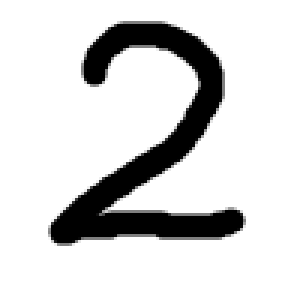
#> input picture test.png, 100 x 100 px (shown 3 times larger)
$ jupyter execute --allow-errors main.ipynb
#> lines starting #> are read from the running program, lines starting #| are printed output that depends on the picture
[cell 1]
import numpy as np
from scipy.special import expit

[cell 2]
class NeuralNetwork:
    def __init__(self,input_node,hidden_node,output_node,learning_rate):

        self.input_node = input_node
        self.hidden_node = hidden_node
        self.output_node = output_node
        self.learning_rate = learning_rate
        self.activation_function = lambda x:expit(x)

        self.w_i_h = np.random.normal(0,pow(self.input_node,-0.5),(self.hidden_node,self.input_node))
        self.w_h_o = np.random.normal(0,pow(self.hidden_node,-0.5),(self.output_node,self.hidden_node))


    def query(self,inputs):

        inputs = np.array(inputs,ndmin=2).T
        x_hidden=np.dot(self.w_i_h,inputs)
        hidden_layer=self.activation_function(x_hidden)
        x_outputs = np.dot(self.w_h_o,hidden_layer)
        output_layer=self.activation_function(x_outputs)

        return output_layer,hidden_layer,inputs


    def train(self,inputs,targets):

        targets=np.array(targets,ndmin=2).T
        output, hidden , inp =self.query(inputs)
        err_output=targets-output
        err_hidden=np.dot(self.w_h_o.T,err_output)

        self.w_h_o += self.learning_rate * (np.dot(err_output*output*(1-output),hidden.T))
        self.w_i_h += self.learning_rate * (np.dot(err_hidden*hidden*(1-hidden),inp.T))

[cell 3]
import pandas as pd

#> (the rest of this cell did not finish here and is left out)

[cell 4]
n=0

import matplotlib.pyplot as plt
#> (the rest of this cell did not finish here and is left out)

# Train

[cell 5]
nn = NeuralNetwork(784,600,10,0.13)

#> (a cell that did not finish here is left out)

# Test dataset

#> (a cell that did not finish here is left out)

[cell 8]
score = []

#> (the rest of this cell did not finish here and is left out)

# Test Real Picture

[cell 9]
import cv2

img = cv2.imread("test.png", cv2.IMREAD_GRAYSCALE)
#> img is the input picture: shape (100, 100); min 0, max 255, mean 214.9
img = 255 - img
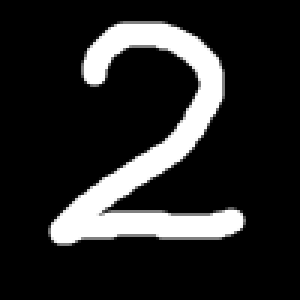
#> img: shape (100, 100) (shown 3 times larger); min 0, max 255, mean 40.1
img = cv2.resize(img , (28,28),interpolation=cv2.INTER_AREA)
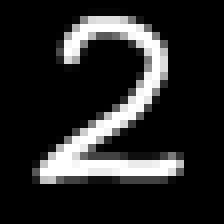
#> img: shape (28, 28) (shown 8 times larger); min 0, max 255, mean 40.1
plt.imshow(img,cmap="Greys")
plt.show()

[cell 10]
img=img.flatten()
#> img = 784 values, max 255 at index 94, min 0 at index 0, mean 40.06
normal_info = (img/255*0.99)+0.01
#> normal_info = 784 values, max 1 at index 94, min 0.01 at index 0, mean 0.166
outs=nn.query(normal_info)
#> in query, `inputs = np.array(inputs,ndmin=2).T`: inputs has the same summary as normal_info outside query
#> in query, `x_hidden=np.dot(self.w_i_h,inputs)`: x_hidden = 600 values, max 1.12 at index 236, min -1.23 at index 15, mean 0.0158
#> in query, `x_hidden=np.dot(self.w_i_h,inputs)`:
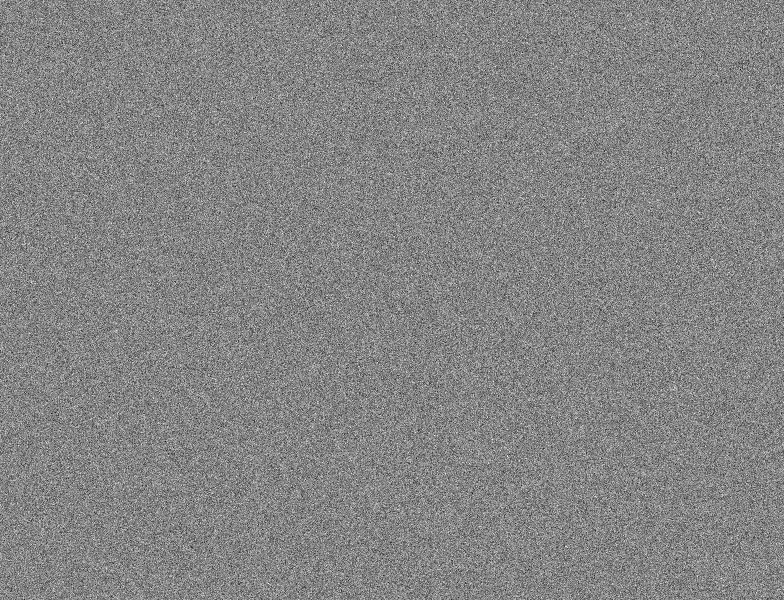
#> self.w_i_h: shape (600, 784) float64; min -0.173, max 0.16, mean 0.000111; drawn with min black and max white
#> in query, `hidden_layer=self.activation_function(x_hidden)`: hidden_layer = 600 values, max 0.753 at index 236, min 0.226 at index 15, mean 0.504
#> in query, `x_outputs = np.dot(self.w_h_o,hidden_layer)`: x_outputs = [-0.562, 0.142, -0.593, -0.21, 0.02, -0.0428, -0.141, -0.663, -0.827, 0.956]
#> in query, `output_layer=self.activation_function(x_outputs)`: output_layer = [0.363, 0.535, 0.356, 0.448, 0.505, 0.489, 0.465, 0.34, 0.304, 0.722]
print(f"---->>    {np.argmax(outs[0])}   <<----")
#| ---->>    9   <<----
